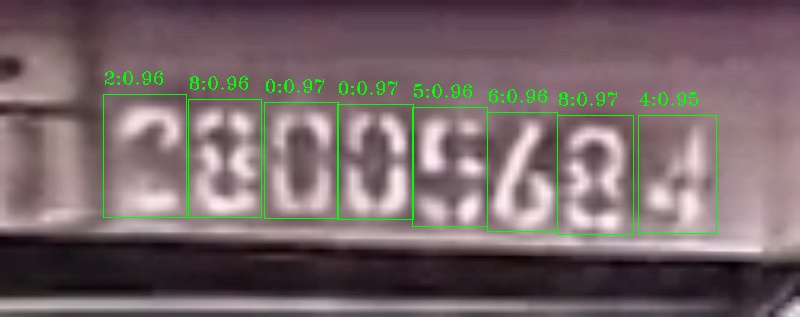
#> input picture success/wagon_id_image_28005684_10.jpg, 800 x 317 px
$ python -i image.py   (imports and definitions only)
#> lines starting #> are read from the running program, lines starting #| are printed output that depends on the picture
#> further down, picture is the input picture: shape (317, 800, 3); mean B, G, R 104.9, 103.1, 118.6
from __future__ import annotations
from typing import Union

import cv2
import numpy as np
from PyQt6.QtGui import QImage, QPixmap, QPainter, QPainterPath
from PyQt6.QtCore import QRectF, Qt, QSize


# [46 lines left out: functions qpixmap_to_ndarray, cv2_to_qpixmap, rounded_pixmap, not called in this run]


def apply_clahe_bgr(img: np.ndarray) -> np.ndarray:
    lab = cv2.cvtColor(img, cv2.COLOR_BGR2LAB)
#> lab: shape (317, 800, 3); mean of channels 0, 1, 2 113.5, 135, 129.2
    l, a, b = cv2.split(lab)
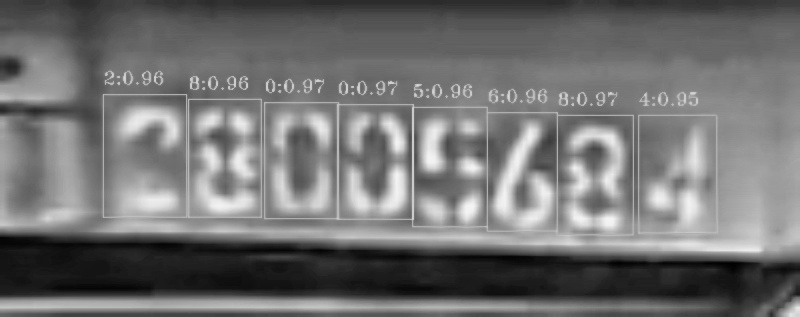
#> l: shape (317, 800); min 1, max 244, mean 113.5
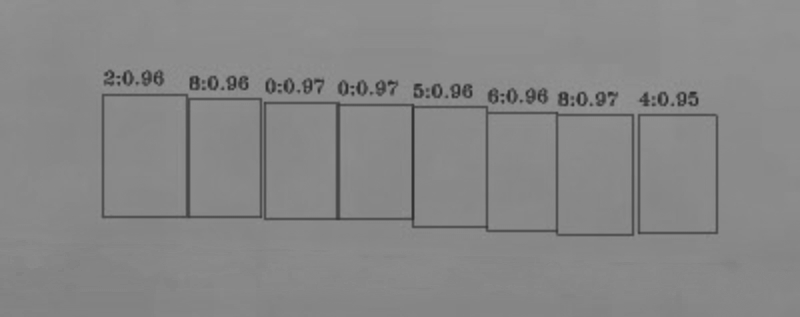
#> a: shape (317, 800); min 45, max 149, mean 135
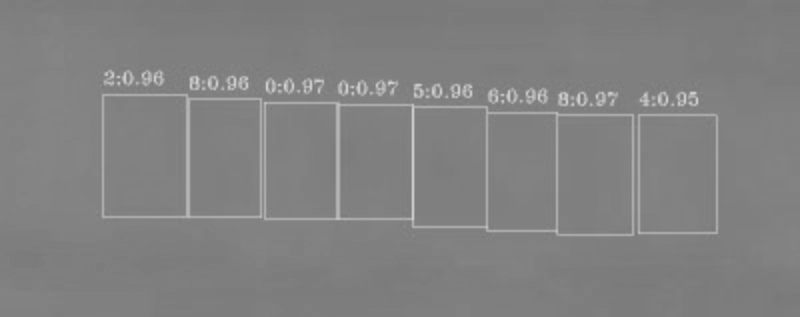
#> b: shape (317, 800); min 119, max 207, mean 129.2

    clahe = cv2.createCLAHE(clipLimit=2.0, tileGridSize=(8, 8))
    cl = clahe.apply(l)
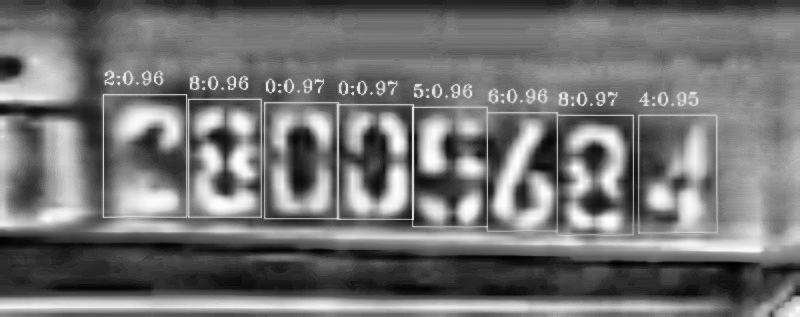
#> cl: shape (317, 800); min 1, max 254, mean 115.3

    merged = cv2.merge((cl, a, b))
#> merged: shape (317, 800, 3); mean of channels 0, 1, 2 115.3, 135, 129.2
    enhanced_img = cv2.cvtColor(merged, cv2.COLOR_LAB2BGR)
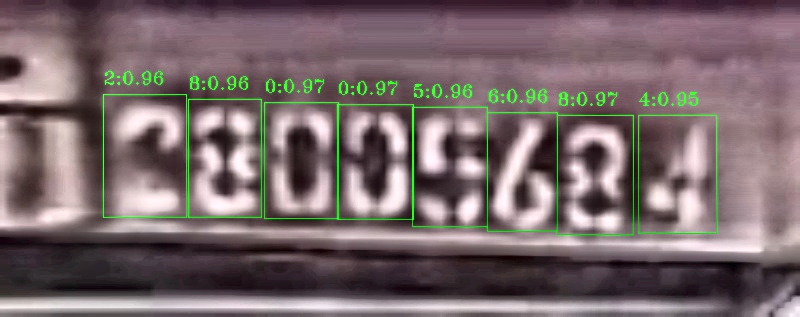
#> enhanced_img: shape (317, 800, 3); mean B, G, R 107.2, 105.3, 120.7
    return enhanced_img


# [4 lines left out: function resize_img, not called in this run]

>>> import cv2
>>> picture = cv2.imread('../success/wagon_id_image_28005684_10.jpg')
>>> result = apply_clahe_bgr(picture)

$ run again, on success/wagon_id_image_28050763_0.jpg
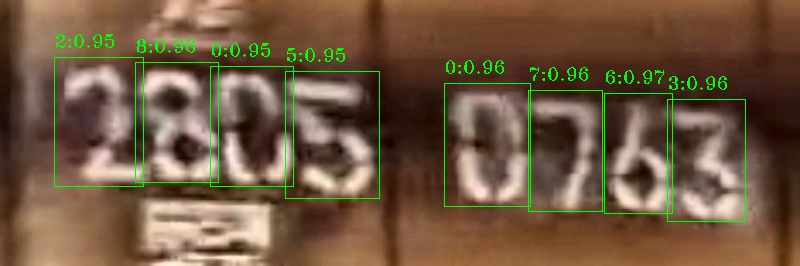
#> input picture success/wagon_id_image_28050763_0.jpg, 800 x 266 px
#> picture is the input picture: shape (266, 800, 3); mean B, G, R 64.7, 88.5, 112.9
#> lab: shape (266, 800, 3); mean of channels 0, 1, 2 99.7, 135.5, 145.8
#> in apply_clahe_bgr, `cl = clahe.apply(l)`:
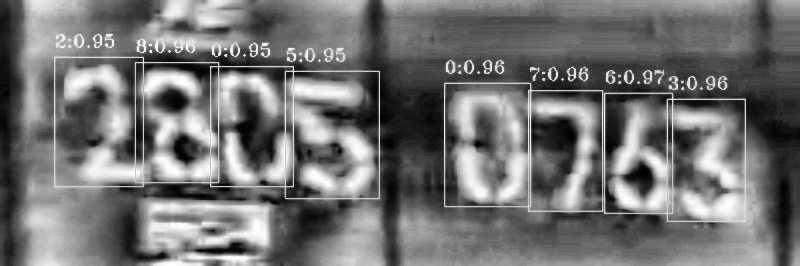
#> cl: shape (266, 800); min 1, max 255, mean 114.3
#> merged: shape (266, 800, 3); mean of channels 0, 1, 2 114.3, 135.5, 145.8
#> in apply_clahe_bgr, `enhanced_img = cv2.cvtColor(merged, cv2.COLOR_LAB2BGR)`:
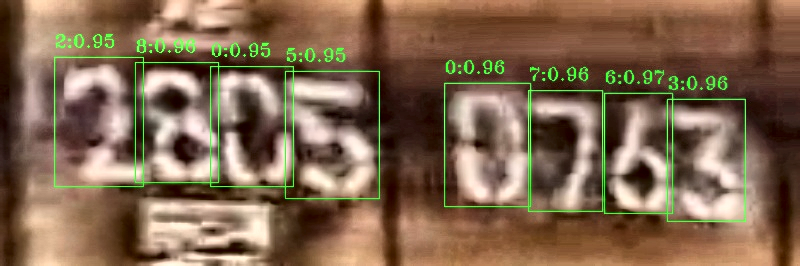
#> enhanced_img: shape (266, 800, 3); mean B, G, R 79.1, 103.2, 128.5

$ run again, on success/wagon_id_image_28050763_11.jpg
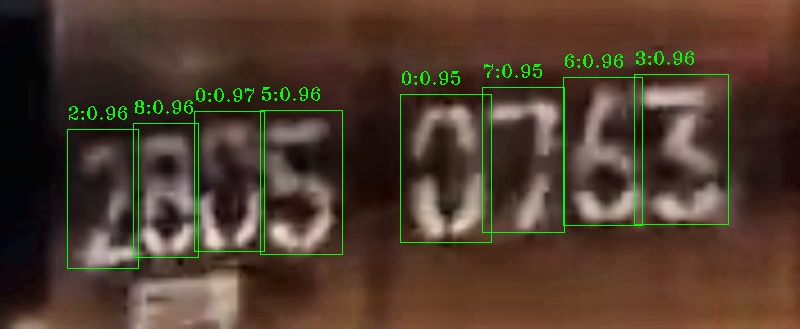
#> input picture success/wagon_id_image_28050763_11.jpg, 800 x 329 px
#> picture is the input picture: shape (329, 800, 3); mean B, G, R 45.7, 60, 79.2
#> lab: shape (329, 800, 3); mean of channels 0, 1, 2 68.5, 134.9, 140.1
#> in apply_clahe_bgr, `cl = clahe.apply(l)`:
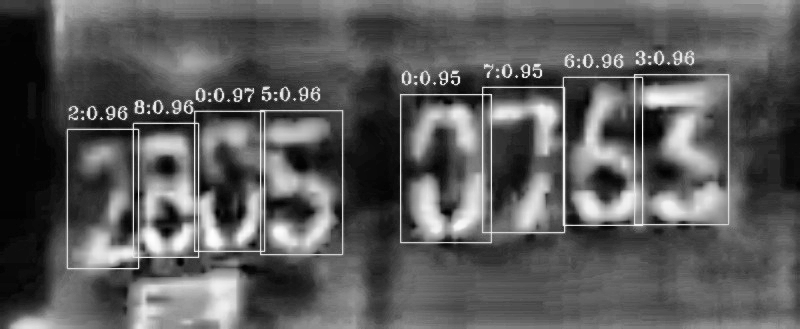
#> cl: shape (329, 800); min 1, max 254, mean 90.5
#> merged: shape (329, 800, 3); mean of channels 0, 1, 2 90.5, 134.9, 140.1
#> in apply_clahe_bgr, `enhanced_img = cv2.cvtColor(merged, cv2.COLOR_LAB2BGR)`:
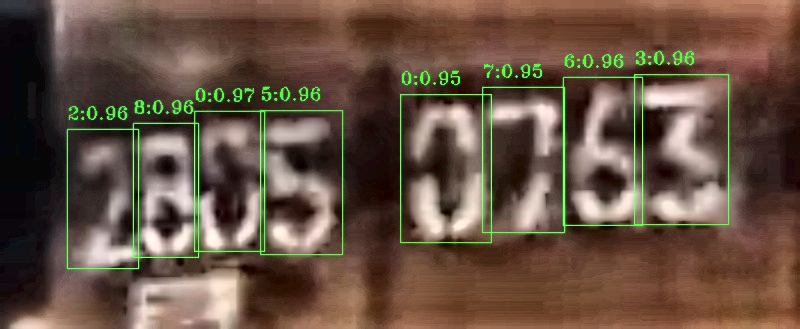
#> enhanced_img: shape (329, 800, 3); mean B, G, R 66.1, 81, 101.6

$ run again, on success/wagon_id_image_28090348_0.jpg
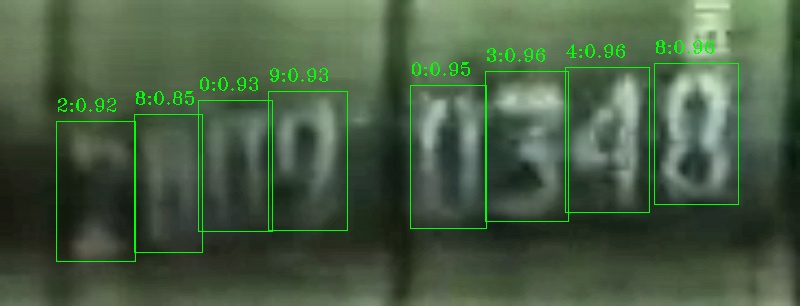
#> input picture success/wagon_id_image_28090348_0.jpg, 800 x 306 px
#> picture is the input picture: shape (306, 800, 3); mean B, G, R 67.1, 92.8, 71.6
#> lab: shape (306, 800, 3); mean of channels 0, 1, 2 93.5, 115.2, 140
#> in apply_clahe_bgr, `cl = clahe.apply(l)`:
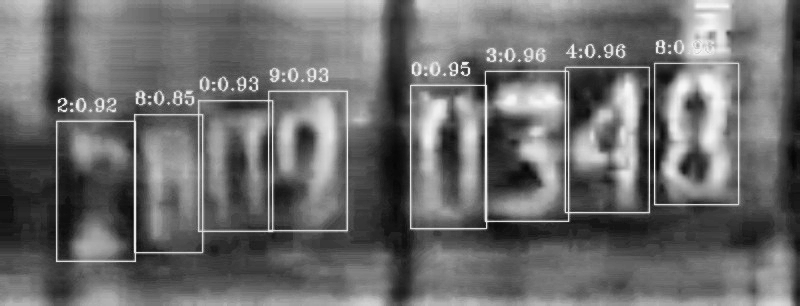
#> cl: shape (306, 800); min 5, max 249, mean 108.5
#> merged: shape (306, 800, 3); mean of channels 0, 1, 2 108.5, 115.2, 140
#> in apply_clahe_bgr, `enhanced_img = cv2.cvtColor(merged, cv2.COLOR_LAB2BGR)`:
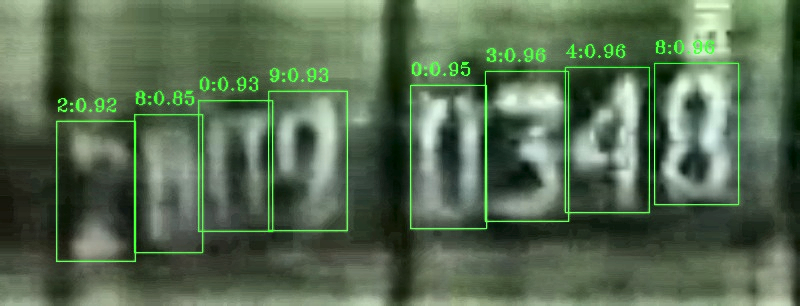
#> enhanced_img: shape (306, 800, 3); mean B, G, R 81.7, 108, 86.8
